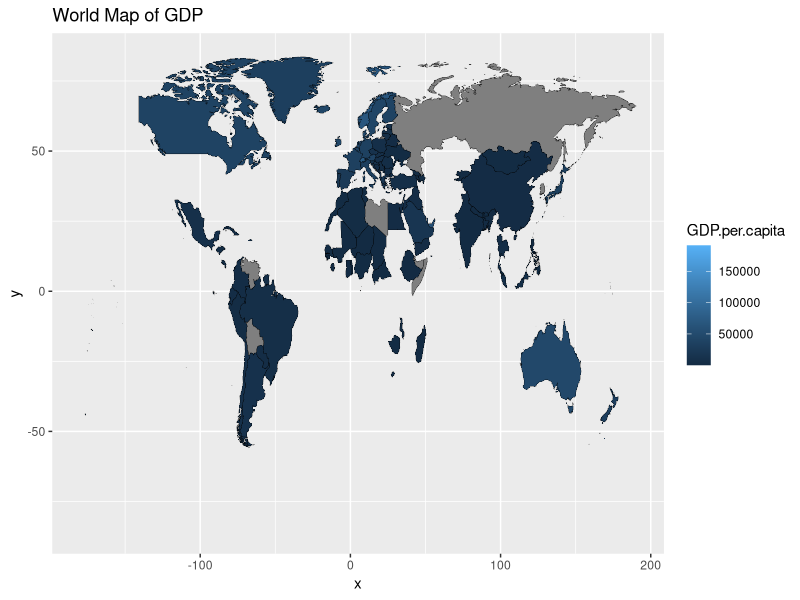
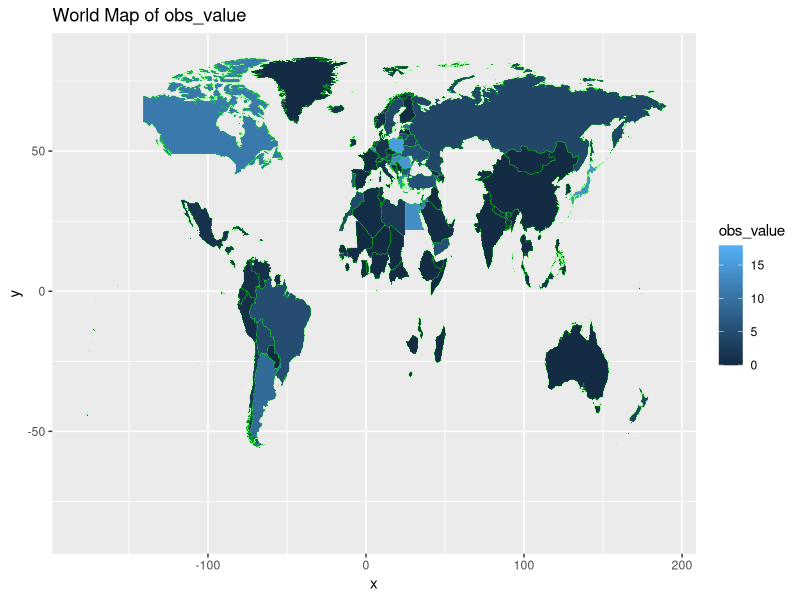
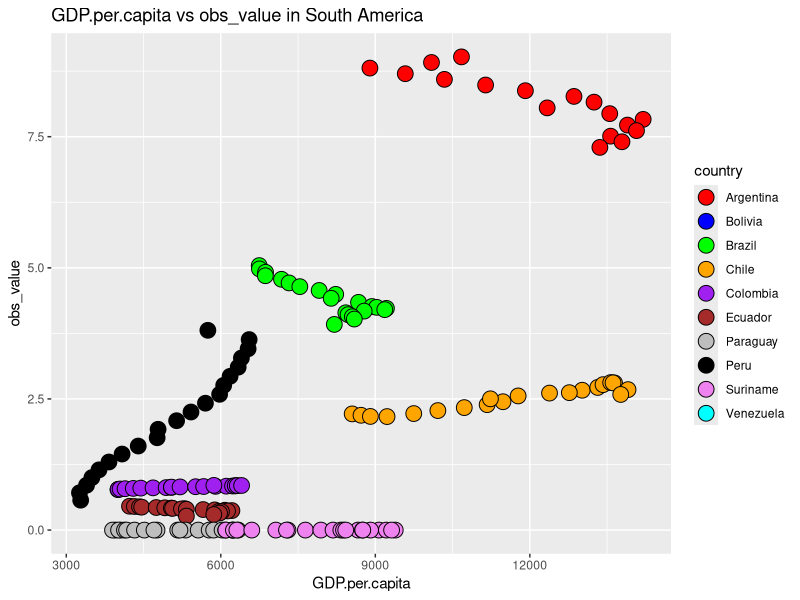
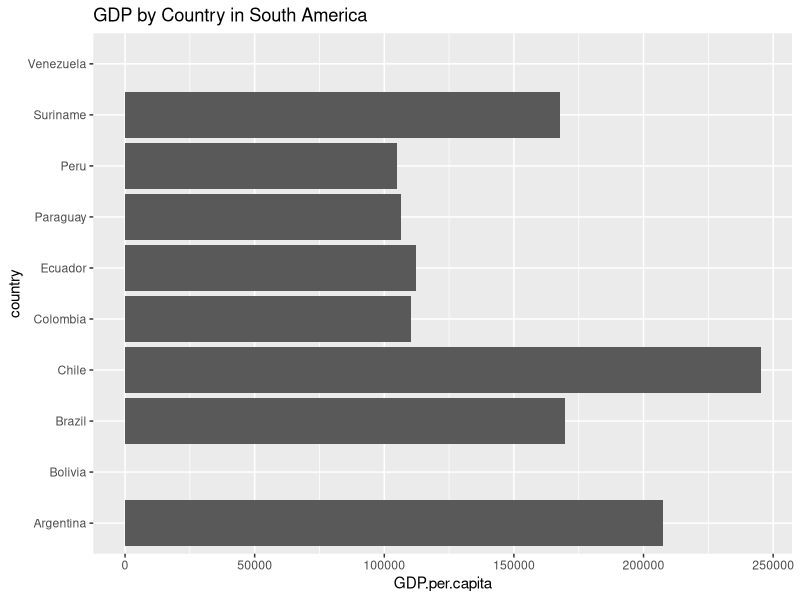
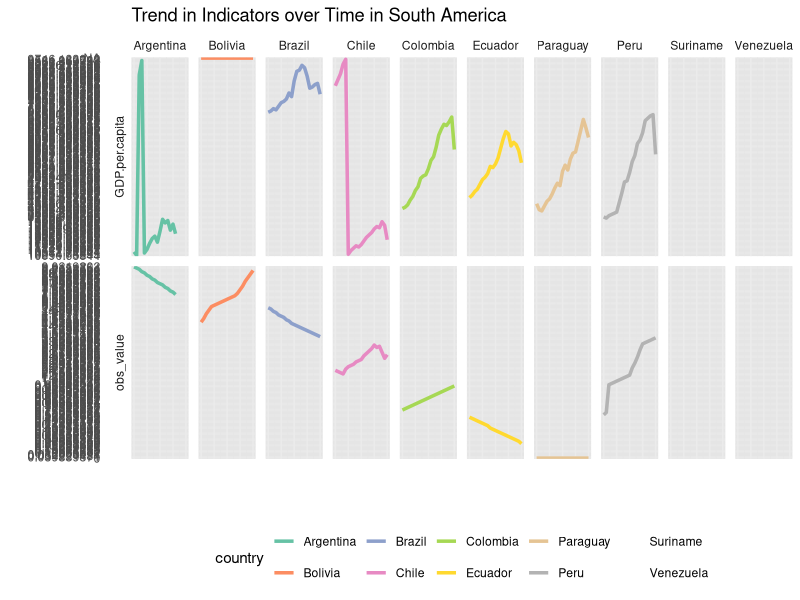

These figures' R source, in order:
## ---- chunk 1
# Load required packages
library(ggplot2)
library(dplyr)
library(tidyr)
library(readr)
library(maps)
library(dplyr)


# Read in data files
data2 <- read.csv("data2.csv")
data3 <- read.csv("data3.csv")

# Combine data
combined_data <- left_join(data2, data3, by = c("country", "year"))
#print(combined_data)
#print(combined_data$GDP.per.capita)


# Create world map chart
world <- map_data("world")
ggplot() +
  geom_map(data = combined_data, map = world, aes(fill = GDP.per.capita, map_id = country), color = "black", size = 0.1) +
  expand_limits(x = world$long, y = world$lat) +
  labs(title = "World Map of GDP", fill = "GDP.per.capita")

## ---- chunk 2
# Load required packages
library(ggplot2)
library(dplyr)
library(tidyr)
library(readr)
library(maps)
library(dplyr)


# Read in data files
data2 <- read.csv("data2.csv")
data3 <- read.csv("data3.csv")

# Combine data
combined_data <- left_join(data2, data3, by = c("country", "year"))
#print(combined_data)
#print(combined_data$GDP.per.capita)

world <- map_data("world")
ggplot() +
  geom_map(data = combined_data, map = world, aes(fill = obs_value, map_id = country), color = "green", size = 0.1) +
  expand_limits(x = world$long, y = world$lat) +
  labs(title = "World Map of obs_value", fill = "obs_value")
## ---- chunk 3
# Load required packages
library(ggplot2)
library(dplyr)
library(tidyr)
library(readr)
library(maps)
library(dplyr)


# Read in data files
data2 <- read.csv("data2.csv")
data3 <- read.csv("data3.csv")

# Combine data
combined_data <- left_join(data2, data3, by = c("country", "year"))
#print(combined_data)
#print(combined_data$GDP.per.capita)

# Define South American countries
south_america <- c("Argentina", "Bolivia", "Brazil", "Chile", "Colombia", "Ecuador", "Guyana", "Paraguay", "Peru", "Suriname", "Venezuela")

# Filter data for South American countries
sa_data <- combined_data %>% filter(country %in% south_america)

# Create scatterplot with country colors
ggplot(sa_data, aes(x = GDP.per.capita, y = obs_value, fill = country)) +
  geom_point(shape = 21, size = 5) +
  scale_fill_manual(values = c(
    "Argentina" = "red",
    "Bolivia" = "blue",
    "Brazil" = "green",
    "Chile" = "orange",
    "Colombia" = "purple",
    "Ecuador" = "brown",
    "Guyana" = "pink",
    "Paraguay" = "gray",
    "Peru" = "black",
    "Suriname" = "violet",
    "Venezuela" = "cyan"
  )) +
  labs(title = "GDP.per.capita vs obs_value in South America", x = "GDP.per.capita", y = "obs_value")
## ---- chunk 4
# Load required packages
library(ggplot2)
library(dplyr)
library(tidyr)
library(readr)
library(maps)
library(dplyr)


# Read in data files
data2 <- read.csv("data2.csv")
data3 <- read.csv("data3.csv")

# Combine data
combined_data <- left_join(data2, data3, by = c("country", "year"))
#print(combined_data)
#print(combined_data$GDP.per.capita)

# Create bar chart for South American countries
ggplot(sa_data, aes(x = country, y = GDP.per.capita)) +
  geom_bar(stat = "identity") +
  coord_flip() +
  labs(title = "GDP by Country in South America", x = "country", y = "GDP.per.capita")
## ---- chunk 5
# Load required packages
library(ggplot2)
library(dplyr)
library(tidyr)
library(readr)
library(maps)
library(dplyr)


# Read in data files
data2 <- read.csv("data2.csv")
data3 <- read.csv("data3.csv")

# Combine data
combined_data <- left_join(data2, data3, by = c("country", "year"))
#print(combined_data)
#print(combined_data$GDP.per.capita)

# Create cleaned data for South American countries
sa_data_clean <- sa_data %>%
  gather(key = "indicator", value = "obs_value", -country, -year)

# Filter the data for GDP.per.capita and obs_value indicators
sa_data_filtered <- sa_data_clean %>%
  filter(indicator %in% c("GDP.per.capita", "obs_value"))

# Create time-series chart for South American countries
ggplot(sa_data_filtered, aes(x = year, y = obs_value, group = country, color = country)) +
  geom_line(size = 1.2) + # Increase line thickness for better visibility
  scale_color_brewer(type = "qual", palette = "Set2") + # Use a color palette with higher contrast
  facet_grid(rows = vars(indicator), cols = vars(country), scales = "free_y",
             switch = "y", space = "free") + # Add facets for each indicator and country
  labs(title = "Trend in Indicators over Time in South America", x = "", y = "") +
  theme_minimal() + # Use a minimal theme
  theme(legend.position = "bottom", legend.direction = "horizontal",
        strip.background = element_blank(), # Remove background color from facet labels
        panel.grid.major.y = element_line(color = "gray90"), # Add horizontal grid lines
        panel.spacing = unit(0.5, "lines"),
        axis.text.x = element_blank(), # Remove x-axis tick labels
        axis.ticks.x = element_blank(), # Remove x-axis tick marks
        axis.title.x = element_text(margin = margin(t = 20))) # Add x-axis title with margin
